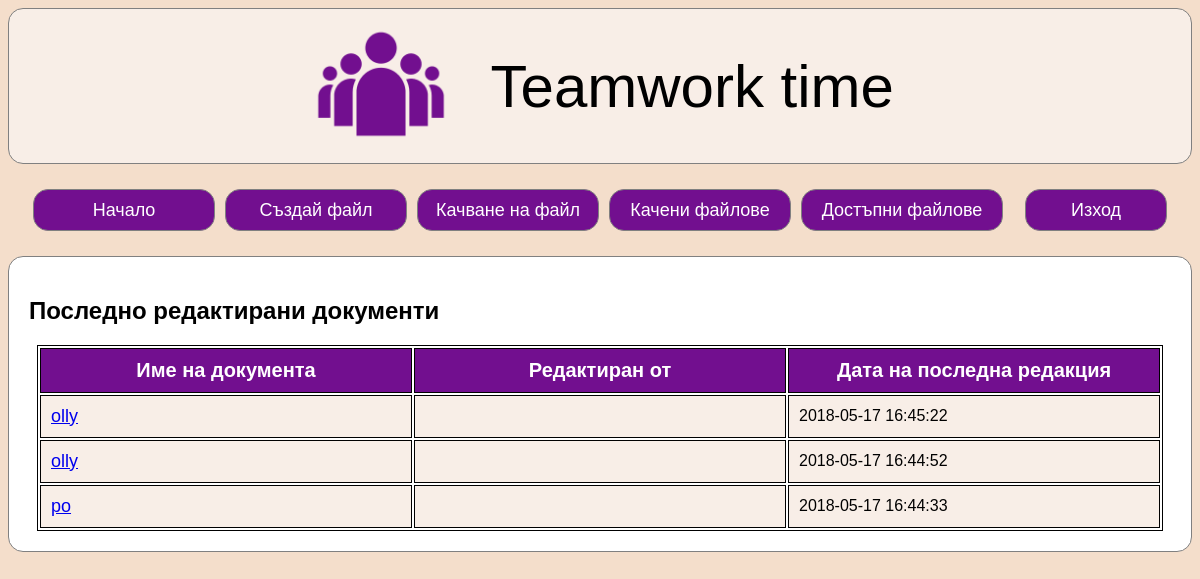
/ (signed in), run on an earlier commit of the app's database.
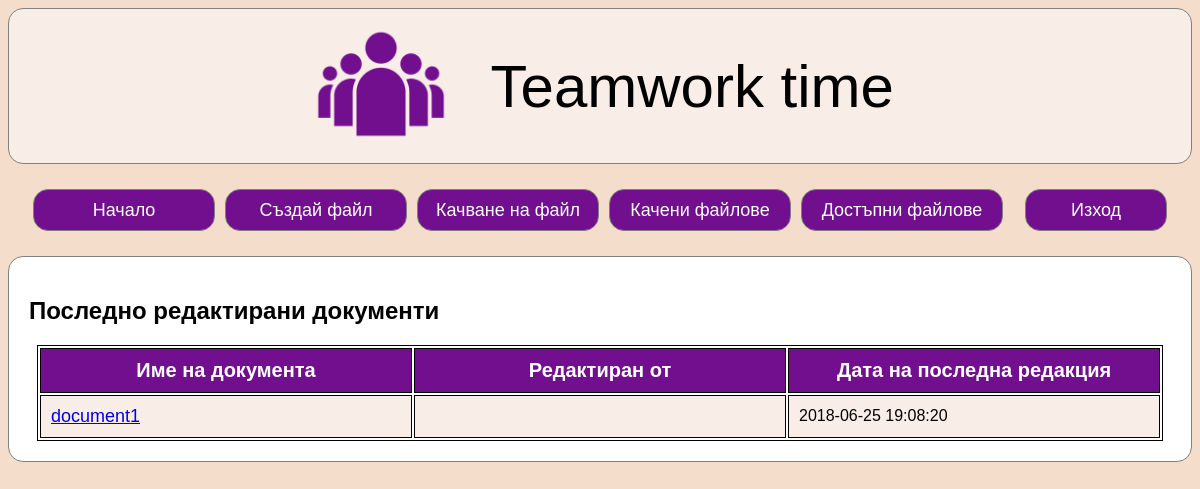
And on a later commit of the database.
### tables this page shows
CREATE TABLE `document` (
  `id` int(11) NOT NULL,
  `owner` varchar(20) NOT NULL,
  `content_url` varchar(50) NOT NULL,
  `last_update_user` varchar(20) DEFAULT NULL,
  `last_update_date` datetime NOT NULL DEFAULT CURRENT_TIMESTAMP
);

CREATE TABLE `users` (
  `username` varchar(20) NOT NULL,
  `password` varchar(200) NOT NULL,
  `email` varchar(30) NOT NULL
);

### libs/Db.php (called while the page is built, shortened)
<?php
class Db
{
    private $conn;
    public function __construct()
    {
        $host = CONFIG['db']['host'];
        $db   = CONFIG['db']['name'];
        $user = CONFIG['db']['user'];
        $pass = CONFIG['db']['password'];
        $charset = CONFIG['db']['charset'];
        $dsn = "mysql:host=$host;dbname=$db;charset=$charset";
        $opt = [
            PDO::ATTR_ERRMODE            => PDO::ERRMODE_EXCEPTION,
            PDO::ATTR_DEFAULT_FETCH_MODE => PDO::FETCH_ASSOC,
            PDO::ATTR_EMULATE_PREPARES   => false,
        ];
        $this->conn = new PDO($dsn, $user, $pass, $opt);
    }
    public function getConn()
    {
        return $this->conn;
    }
}
?>

### libs/User.php (called while the page is built, shortened)
<?php
class User
{
    private $username;
    private $email;
    public function __construct($username, $password = null)
    {
        $this->username = $username;
    }
    public function getUsername()
    {
        return $this->username;
    }
    public function setUsername($username)
    {
        $this->username = $username;
    }
    public function load()
    {
        $stmt = [];
        if ($this->username)
        {
            $stmt = (new Db())->getConn()->prepare("SELECT * FROM `users` WHERE username = ?");
        }
        elseif ($this->email)
        {
            $stmt = (new Db())->getConn()->prepare("SELECT * FROM `users` WHERE email = ?");
            $result = $stmt->execute([$this->email]);
        }
        else
        {
            throw new \Exception('Cannot load user');
        }
        $dbUser = $stmt->fetch();
        $this->username     = $dbUser['username'];
        $this->email        = $dbUser['email'];
        return !!$dbUser;
    }
}
?>

### libs/Init.php (called while the page is built, shortened)
<?php
class Init
{
    public static function _init($isController = false)
    {
        spl_autoload_register(function($className)
        {
            $path = $_SERVER['DOCUMENT_ROOT'] . DIRECTORY_SEPARATOR . CONFIG['app']['home'] . DIRECTORY_SEPARATOR . $className . '.php';
        });
    }
}
?>

### index.php (the view, shortened to what this page needs)
<?php
require_once "libs/Init.php";
$user = new User("");
if (isset($_SESSION['username']) && $_SESSION['username'])
{
    $user->setUsername($_SESSION['username']);
    $user->load();
}
?>
<!DOCTYPE html>
<html lang="en">
<head>
    <link href="style/index.css" rel="stylesheet" type="text/css">
	<link href="style/nav.css" rel="stylesheet" type="text/css">
</head>
<body>
<?php include ("navigation.php"); ?>
<div class="main">
<h2>Последно редактирани документи</h2>
    <?php
    $username  = $user->getUsername();
    $sql= "SELECT * FROM `document`  WHERE `owner` = ? ORDER BY `last_update_date` DESC";
    $stmt = (new Db())->getConn()->prepare($sql);
	$stmt->execute(["$username"]);
    if($stmt->rowCount() > 0) {
        echo "<table>";
        echo "<tr><th>Име на документа</th><th>Редактиран от</th><th>Дата на последна редакция</th></tr>";
        while ($row = $stmt->fetch(PDO::FETCH_ASSOC)) {
            $str = substr($row['content_url'], strlen($username) + 1);
            echo "<tr><td><a href='edit.php?file=" . $row['content_url'] . "'>" . $str . "</a></td><td>" . $row['last_update_user'] . "</td><td>" . $row['last_update_date'] . "</td></tr>";
        }
        echo "</table>";
    } else {
        echo "<p> Все още нямате добавени документи.</p>";
    }
    ?>
</div>
</body>
</html>

### navigation.php
<div class="header">
    <center>
        <span><img id="logo" src="image/group.png"></span>
        <span id="title">Teamwork time</span>
    </center>
</div>
<div id="buttons">
    <div class="nav-btn" id="index" onclick="location.href='index.php'">Начало</div>
    <div class="nav-btn" id="createFile" onclick="location.href='create.php'">Създай файл</div>
    <div class="nav-btn" id="upload" onclick="location.href='add.php'">Качване на файл</div>
    <div class="nav-btn" id="view1" onclick="location.href='ownFiles.php'">Качени файлове</div>
    <div class="nav-btn" id="view2" onclick="location.href='files.php'">Достъпни файлове</div>
    <div class="nav-btn" id="exit" onclick="location.href='controllers/logout.php'">Изход</a></div>
</div>

### style/index.css (style rules this page uses)
body { background-color: #F4DECB; font-family: Arial; }
.main { margin:0; padding:20px; border: 1px solid gray; border-radius: 15px; background-color: white; }
table { margin:0 auto; border: solid 1px black; }
th { border: solid 1px black; padding:10px; color:white; background-color: #720F8F; font-size:20px; }
td { border: solid 1px black; padding:10px; width:350px; background-color: #F8EEE7; }

### style/nav.css (style rules this page uses)
#logo { width:150px; }
#title { font-size:60px; padding-left:30px; }
span { display: inline-table; vertical-align: middle; }
.nav-btn { text-decoration:none; color:white; font-size:18px; padding-top:10px; margin:5px; border: 1px solid grey; border-radius:15px; background-color:#720F8F; width: 180px; height:30px; text-align:center; }
.header { border: 1px solid gray; border-radius: 15px; background-color: #F8EEE7; margin:0; }
#buttons { display:flex; align-items: flex-start; }
#exit { margin-left:auto; width:140px; }
#view1 { width: 180px; }
#view2 { width: 200px; }
div { margin:20px; }
a { font-size:18px; }

What changed in the data, as far as the page shows it:
no longer on this page (row edited): document: content_url.username "olly", last_update_date "2018-05-17 16:45:22"
removed document: content_url.username "olly", last_update_date "2018-05-17 16:44:52"
no longer on this page (row edited): document: content_url.username "po", last_update_date "2018-05-17 16:44:33"
now on this page (row edited): document: content_url.username "document1", last_update_date "2018-06-25 19:08:20"
